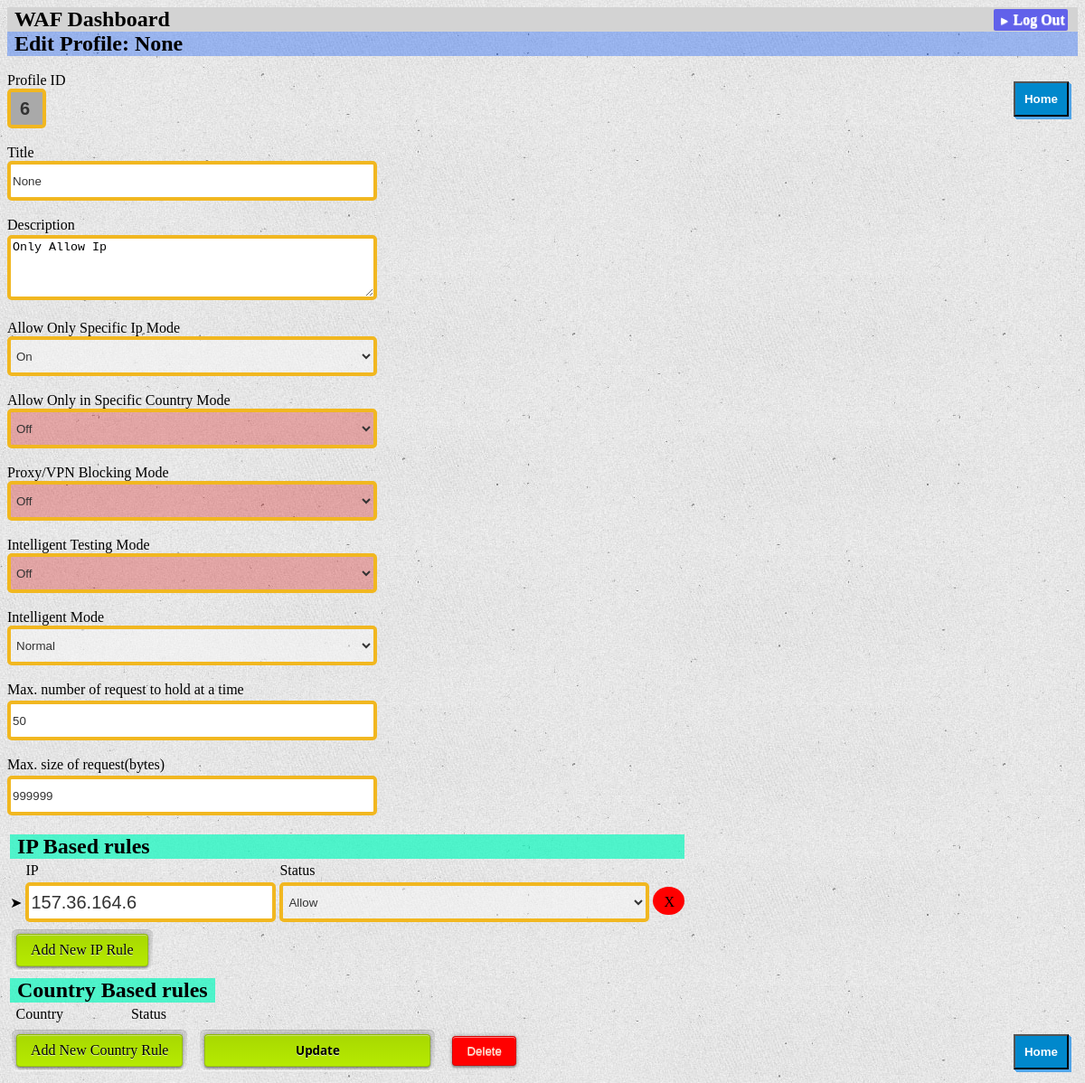
The page /6/update (signed in) on the database its author committed.
### tables this page shows
CREATE TABLE 'wafrules' ('profID' INTEGER PRIMARY KEY AUTOINCREMENT NOT NULL, 'onlyallowedip' INTEGER NOT NULL DEFAULT 0 , 'onlyallowedcountries' INTEGER NOT NULL DEFAULT 0 , 'proxyblock' INTEGER NOT NULL DEFAULT 0 , 'intelligenttest' INTEGER NOT NULL DEFAULT 0 , 'description' TEXT, 'requesthold' INTEGER NOT NULL DEFAULT 50, 'maxrcv' INTEGER NOT NULL DEFAULT 999999, intelligentmode varchar(100), title varchar(100));

CREATE TABLE 'ipclients' ('id' INTEGER PRIMARY KEY AUTOINCREMENT NOT NULL, 'ip' TEXT NOT NULL, 'status' INTEGER NOT NULL DEFAULT 0, 'profID' INTEGER NOT NULL, FOREIGN KEY(profID) REFERENCES wafrules(profID));

### wafDashboard/dashboard.py (the view)
@bp.route("/<int:id>/update", methods=("GET", "POST"))
@login_required
def update(id):
    profile = get_profile(id)
    ipclients = get_ipclients(id)
    countryrules = get_countryrule(id)
    if request.method == "POST":
        try:title = request.form["title"]
        except:title=None
        try:description = request.form["description"]
        except:description=None
        try:onlyallowedip = request.form["onlyallowedip"]
        except:onlyallowedip = None
        try:onlyallowedcountries = request.form["onlyallowedcountries"]
        except:onlyallowedcountries = None
        try:proxyblock = request.form["proxyblock"]
        except:proxyblock = None
        try:intelligenttest = request.form["intelligenttest"]
        except:intelligenttest = None
        try:maxrcv = request.form["maxrcv"]
        except:maxrcv = None
        try:requesthold = request.form["requesthold"]
        except:requesthold = None
        try:intelligentmode = request.form["intelligentmode"]
        except:intelligentmode = None
        try:ipclientUpdate = json.loads(request.form["ipclientUpdate"])
        except:ipclientUpdate=None
        try:ipclientAdd = json.loads(request.form["ipclientAdd"])
        except:ipclientAdd=None
        try:ipclientDel = json.loads(request.form["ipclientDel"])
        except:ipclientDel=None
        try:countryruleUpdate = json.loads(request.form["countryruleUpdate"])
        except:countryruleUpdate=None
        try:countryruleAdd = json.loads(request.form["countryruleAdd"])
        except:countryruleAdd=None
        try:countryruleDel = json.loads(request.form["countryruleDel"])
        except:countryruleDel=None
        print(countryruleAdd)
        db = get_db()
        if ipclientUpdate!=None:
            if len(ipclientUpdate)>0:
                for i in ipclientUpdate:
                    ip=None
                    status=None
                    cid=i.split("*")[1]
                    for j in ipclientUpdate[i]:
                        try:
                            if j=="ip":ip=ipclientUpdate[i][j]
                            elif j=="status":status=int(ipclientUpdate[i][j])
                        except:
                            ip=None
                            pass
                    if ip!=None:
                        try:
                            qry="UPDATE ipclients SET ip='"+ip+"', status="+str(status)+" WHERE id = "+str(cid)
                            db.execute(qry)
                            db.commit()
                        except:
                            traceback.print_exc()
                            pass
        db = get_db()
        if ipclientAdd!=None:
            if len(ipclientAdd)>0:
                for i in ipclientAdd:
                    ip=None
                    status=None
                    for j in ipclientAdd[i]:
                        try:
                            if j=="ip":ip=ipclientAdd[i][j]
                            elif j=="status":status=int(ipclientAdd[i][j])
                        except:
                            ip=None
                            pass
                    if ip!=None:
                        try:
                            qry="INSERT INTO ipclients (ip,status,profID) VALUES ('"+ip+"',"+str(status)+","+str(id)+")"
                            db.execute(qry)
                            db.commit()
                        except:
                            traceback.print_exc()
                            pass
        db = get_db()
        if ipclientDel!=None:
            if len(ipclientDel)>0:
                for i in ipclientDel:
                    cid=None
                    try:cid=i.split("*")[1]
                    except:cid=None
                    if cid!=None:
                        try:
                            qry="DELETE FROM ipclients WHERE id="+str(cid)+" AND profID="+str(id)
                            db.execute(qry)
                            db.commit()
                        except:
                            traceback.print_exc()
                            pass
        db = get_db()
        if countryruleUpdate!=None:
            if len(countryruleUpdate)>0:
                for i in countryruleUpdate:
                    country=None
                    countryCode=None
                    status=None
                    cid=i.split("*")[1]
                    for j in countryruleUpdate[i]:
                        try:
                            if j=="country":
                                country=countryruleUpdate[i][j][:-3]
                                countryCode=countryruleUpdate[i][j][-2:]
                            elif j=="status":status=int(countryruleUpdate[i][j])
                        except:
                            country=None
                            countryCode=None
                            pass
                    if country!=None:
                        try:
                            qry="UPDATE countryrule SET country='"+country+"', countryCode='"+countryCode+"', status="+str(status)+" WHERE id = "+str(cid)
                            db.execute(qry)
                            db.commit()
                        except:
                            traceback.print_exc()
                            pass
        db = get_db()
        if countryruleAdd!=None:
            if len(countryruleAdd)>0:
                for i in countryruleAdd:
                    country=None
                    countryCode=None
                    status=None
                    for j in countryruleAdd[i]:
                        try:
                            if j=="country":
                                country=countryruleAdd[i][j][:-3]
                                countryCode=countryruleAdd[i][j][-2:]
                            elif j=="status":status=int(countryruleAdd[i][j])
                        except:
                            country=None
                            countryCode=None
                            pass
                    if country!=None:
                        try:
                            qry="INSERT INTO countryrule (country,countryCode,status,profID) VALUES ('"+country+"','"+countryCode+"',"+str(status)+","+str(id)+")"
                            db.execute(qry)
                            db.commit()
                        except:
                            traceback.print_exc()
                            pass
        db = get_db()
        if countryruleDel!=None:
            if len(countryruleDel)>0:
                for i in countryruleDel:
                    cid=None
                    try:cid=i.split("*")[1]
                    except:cid=None
                    if cid!=None:
                        try:
                            qry="DELETE FROM countryrule WHERE id="+str(cid)+" AND profID="+str(id)
                            db.execute(qry)
                            db.commit()
                        except:
                            traceback.print_exc()
                            pass
        db = get_db()
        parms=""
        l=tuple()
        if description!=None:
            l+=(description,)
            parms+=" description = ?,"
        if title!=None:
            l+=(title,)
            parms+=" title = ?,"
        if onlyallowedip!=None:
            l+=(int(onlyallowedip),)
            parms+=" onlyallowedip = ?,"
        if onlyallowedcountries!=None:
            l+=(int(onlyallowedcountries),)
            parms+=" onlyallowedcountries = ?,"
        if proxyblock!=None:
            l+=(int(proxyblock),)
            parms+=" proxyblock = ?,"
        if intelligenttest!=None:
            l+=(int(intelligenttest),)
            parms+=" intelligenttest = ?,"
        if maxrcv!=None:
            l+=(int(maxrcv),)
            parms+=" maxrcv = ?,"
        if requesthold!=None:
            l+=(int(requesthold),)
            parms+=" requesthold = ?,"
        if intelligentmode!=None:
            l+=(intelligentmode,)
            parms+=" intelligentmode = ?"
        l+=(id,)
        if len(l)>1:
            try:
                db.execute("UPDATE wafrules SET "+parms+" WHERE profID = ?", l)
                db.commit()
            except:
                traceback.print_exc()
                pass
        return redirect(url_for("dashboard.index"))
    else:
        return render_template("update.html", profile=profile,ipclients=ipclients,countryrules=countryrules)

### wafDashboard/templates/update.html (shortened to what this page needs)
{% extends 'base.html' %}
{% block header %}
  <h1>{% block title %}Edit Profile: {{ profile['title'] }}{% endblock %}</h1>
{% endblock %}
{% block content %}
    <form style="display: inline;" name="profile{{ profile['profID'] }}" action="{{ url_for('dashboard.update', id=profile['profID']) }}" id="profile{{ profile['profID'] }}" method="post">
            <br><label>Profile ID<button style="float: right;cursor:pointer;position:relative;right: 0;z-index: 22222;" class="metro three-d" onclick="document.location.href='/';">Home</button></label>
            <input type='text' readonly class="simple-input iwide" style="font-weight: bold;background-color: darkgrey;padding-left:10px;padding-right:10px;max-width: 15px;" value='{{ request.form['profID'] or profile['profID'] }}'>
            <br><label>Title</label>
            <input class="simple-input iwide" name="title" value="{{ request.form['title'] or profile['title'] }}" required>
            <br><label>Description</label><br>
            <textarea style="margin-top: 2px!important;height:60px!important;width:397px;border: 4px solid #F1B720;height: 32px;border-radius: 5px;"  name="description" >{{ request.form['description'] or profile['description'] }}</textarea><br>
            <br><label>Allow Only Specific Ip Mode</label>
            <select onchange="setcolor(this)" class="simple-input sel swide" name="onlyallowedip" type="text" value="{{ request.form['onlyallowedip'] or profile['onlyallowedip'] }}" required>
                {% if profile['onlyallowedip']|string =='1' %}
                <option value="1" selected>On</option>
                {% else %}
                <option value="1">On</option>
                <option value="0" selected>Off</option>
                {% endif %}
            </select>
            <br><label>Allow Only in Specific Country Mode</label>
            <select onchange="setcolor(this)" class="simple-input sel swide" name="onlyallowedcountries" type="text" value="{{ request.form['onlyallowedcountries'] or profile['onlyallowedcountries'] }}" required>
                {% if profile['onlyallowedcountries']|string=='1' %}
                <option value="1" selected>On</option>
                <option value="0">Off</option>
                {% else %}
                <option value="0" selected>Off</option>
                {% endif %}
            </select>
            <br><label>Proxy/VPN Blocking Mode</label>
            <select onchange="setcolor(this)" class="simple-input sel swide" name="proxyblock" type="text" value="{{ request.form['proxyblock'] or profile['proxyblock'] }}" required>
                {% if profile['proxyblock']|string=='1' %}
                <option value="1" selected>On</option>
                <option value="0">Off</option>
                {% else %}
                <option value="0" selected>Off</option>
                {% endif %}
            </select>
            <br><label>Intelligent Testing Mode</label>
            <select onchange="setcolor(this)" class="simple-input sel swide" name="intelligenttest" type="text" value="{{ request.form['intelligenttest'] or profile['intelligenttest'] }}" required>
                {% if profile['intelligenttest']|string=='1' %}
                <option value="1" selected>On</option>
                <option value="0">Off</option>
                {% else %}
                <option value="0" selected>Off</option>
                {% endif %}
            </select>
            <br><label>Intelligent Mode</label>
            <select onchange="setcolor(this)" class="simple-input sel swide" name="intelligentmode" type="text" value="{{ request.form['intelligentmode'] or profile['intelligentmode'] }}" required>
                {% if profile['intelligentmode']|string=='NORMAL' %}
                <option value="NORMAL" selected>Normal</option>
                {% elif profile['intelligentmode']|string=='HARD' %}
                <option value="NORMAL">Normal</option>
                <option value="HARD" selected>Hard</option>
                <option value="UNDER-ATTACK">Under-Attack(May cause increase in number of FalsePositives!)</option>
                {% else %}
                <option value="NORMAL">Normal</option>
                <option value="HARD">Hard</option>
                <option value="UNDER-ATTACK" selected>Under-Attack(May cause increase in number of FalsePositives!)</option>
                {% endif %}
            </select>
            <br><label>Max. number of request to hold at a time</label>
            <input class="simple-input iwide" style="margin-top: 3px!important;" name="requesthold" value="{{ request.form['requesthold'] or profile['requesthold'] }}" required>
            <br><label>Max. size of request(bytes)</label>
            <input class="simple-input iwide" style="margin-top: 3px!important;" name="maxrcv" value="{{ request.form['maxrcv'] or profile['maxrcv'] }}" required>
            <br>
            <table id="profile*{{ profile['profID'] }}-IPtable">
                <tr><td colspan="8" style="text-align: center;"><h2>IP Based rules</h2></td></tr>
                <tr><td></td><td>IP</td><td>Status</td></tr>
                {% for ipclient in ipclients %}
                    <tr id="ipclientUpdate*{{ ipclient['id'] }}-tr"><td style="max-width: 20px;">➤</td>
                        <td>
                            <input class="simple-input" type='text' id="ipclientUpdate*{{ ipclient['id'] }}-ip" value="{{ ipclient['ip'] }}"" >
                        </td>
                        <td>
                            <select onchange="setcolor(this)" class="simple-input sel swide" id="ipclientUpdate*{{ ipclient['id'] }}-status" >
                                {% if ipclient['status']|string=='1' %}
                                <option value="1" selected>Allow</option>
                                {% else %}
                                <option value="1">Allow</option>
                                <option value="0" selected>Block</option>
                                {% endif %}
                            </select>
                        </td>
                        <td>
                            <span onclick="delipclient('ipclientUpdate*{{ ipclient['id'] }}','profile{{ profile['profID'] }}')" style="padding-top: 8px;cursor: pointer;height: 12px;width: 12px!important;border-radius: 50%;background-color: red;padding-left: 12px;padding-right: 11px;padding-bottom: 6px;">X</span>
                        </td>
                    </tr>
                {% endfor %}
            </table>
            <span class="modern socle" onclick="AddIPClient()">Add New IP Rule</span>
            <table id="profile*{{ profile['profID'] }}-Countrytable">
                <tr><td colspan="8" style="text-align: center;"><h2>Country Based rules</h2></td></tr>
                <tr><td></td><td>Country</td><td>Status</td></tr>
            </table>
            <span class="modern socle" onclick="Addcountryrule()">Add New Country Rule</span>
        </form>
        <button style="display: inline;min-width: 250px;" class="modern socle" onclick="frmsub('profile{{ profile['profID'] }}')"><e style="font-family: 'Segoe UI', Tahoma, Geneva, Verdana, sans-serif;font-weight: bold;">Update</e></button>
        <form style="display: inline;" action="{{ url_for('dashboard.delete', id=profile['profID']) }}" method="post">
        <input style="display: inline;color: antiquewhite!important;background-color:red!important;" class="modern socle" type="submit" value="Delete" onclick="return confirm('Are you sure?');">
    </form>
    <button style="float: right;cursor:pointer;position: relative;right: 0;" class="metro three-d" onclick="document.location.href='/';">Home</button>
{% endblock %}

### rows shown on the page
wafrules: profID "6", description "Only Allow Ip", onlyallowedip "On", onlyallowedcountries "Off", proxyblock "Off", intelligenttest "Off", intelligentmode "Normal", requesthold "50", maxrcv "999999"
ipclients: ip "157.36.164.6", status+id "Allow"

### other values the page prints
{{ profile['title'] }} "None"
